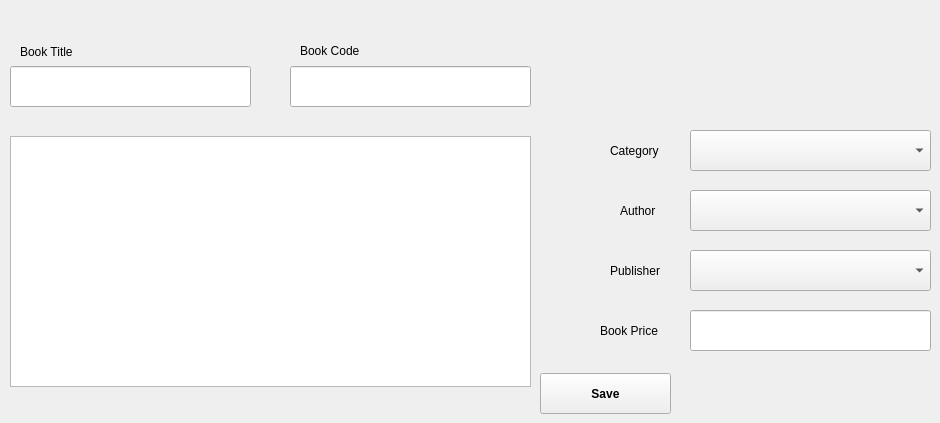
      <widget class="QWidget" name="tab_5">
       <attribute name="title">
        <string>Add New Book Information</string>
       </attribute>
       <widget class="QLineEdit" name="lineEdit_3">
        <property name="geometry">
         <rect>
          <x>10</x>
          <y>66</y>
          <width>241</width>
          <height>41</height>
         </rect>
        </property>
       </widget>
       <widget class="QTextEdit" name="textEdit">
        <property name="geometry">
         <rect>
          <x>10</x>
          <y>136</y>
          <width>521</width>
          <height>251</height>
         </rect>
        </property>
       </widget>
       <widget class="QComboBox" name="comboBox_3">
        <property name="geometry">
         <rect>
          <x>690</x>
          <y>250</y>
          <width>241</width>
          <height>41</height>
         </rect>
        </property>
       </widget>
       <widget class="QComboBox" name="comboBox_4">
        <property name="geometry">
         <rect>
          <x>690</x>
          <y>130</y>
          <width>241</width>
          <height>41</height>
         </rect>
        </property>
       </widget>
       <widget class="QComboBox" name="comboBox_5">
        <property name="geometry">
         <rect>
          <x>690</x>
          <y>190</y>
          <width>241</width>
          <height>41</height>
         </rect>
        </property>
       </widget>
       <widget class="QLineEdit" name="lineEdit_5">
        <property name="geometry">
         <rect>
          <x>690</x>
          <y>310</y>
          <width>241</width>
          <height>41</height>
         </rect>
        </property>
       </widget>
       <widget class="QLineEdit" name="lineEdit_4">
        <property name="geometry">
         <rect>
          <x>290</x>
          <y>66</y>
          <width>241</width>
          <height>41</height>
         </rect>
        </property>
       </widget>
       <widget class="QPushButton" name="pushButton_7">
        <property name="geometry">
         <rect>
          <x>540</x>
          <y>373</y>
          <width>131</width>
          <height>41</height>
         </rect>
        </property>
        <property name="font">
         <font>
          <weight>75</weight>
          <bold>true</bold>
         </font>
        </property>
        <property name="text">
         <string>Save</string>
        </property>
       </widget>
       <widget class="QLabel" name="label_3">
        <property name="geometry">
         <rect>
          <x>20</x>
          <y>41</y>
          <width>161</width>
          <height>21</height>
         </rect>
        </property>
        <property name="text">
         <string>Book Title</string>
        </property>
       </widget>
       <widget class="QLabel" name="label_4">
        <property name="geometry">
         <rect>
          <x>300</x>
          <y>40</y>
          <width>161</width>
          <height>21</height>
         </rect>
        </property>
        <property name="text">
         <string>Book Code</string>
        </property>
       </widget>
       <widget class="QLabel" name="label_5">
        <property name="geometry">
         <rect>
          <x>600</x>
          <y>320</y>
          <width>81</width>
          <height>21</height>
         </rect>
        </property>
        <property name="text">
         <string>Book Price</string>
        </property>
       </widget>
       <widget class="QLabel" name="label_6">
        <property name="geometry">
         <rect>
          <x>610</x>
          <y>260</y>
          <width>71</width>
          <height>21</height>
         </rect>
        </property>
        <property name="text">
         <string>Publisher</string>
        </property>
       </widget>
       <widget class="QLabel" name="label_7">
        <property name="geometry">
         <rect>
          <x>620</x>
          <y>200</y>
          <width>61</width>
          <height>21</height>
         </rect>
        </property>
        <property name="text">
         <string>Author</string>
        </property>
       </widget>
       <widget class="QLabel" name="label_8">
        <property name="geometry">
         <rect>
          <x>610</x>
          <y>140</y>
          <width>70</width>
          <height>21</height>
         </rect>
        </property>
        <property name="text">
         <string>Category</string>
        </property>
       </widget>
      </widget>
